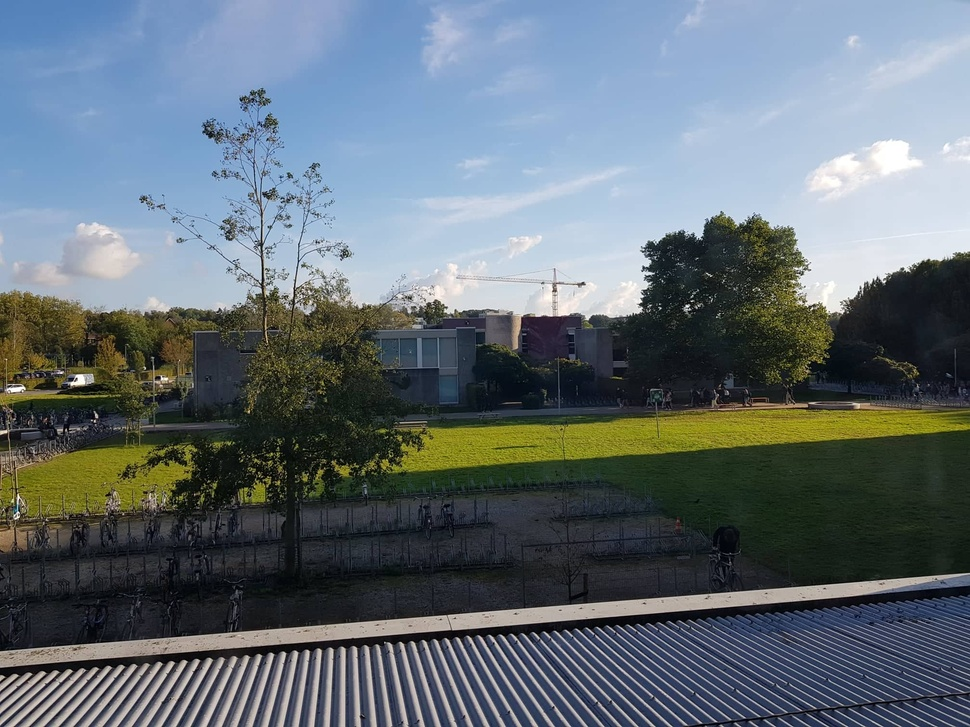
#> input picture Verzameling van de Codes/Code eerste test IS/Campus 2.jpg, 970 x 727 px, shrunk from 2016 x 1512 before the run
$ python 'IS prototype langere versie.py'
#> lines starting #> are read from the running program, lines starting #| are printed output that depends on the picture; after the words box and inside, x2 and y2 are one past the last pixel; in counts of white or black regions, pixels touching at a corner belong together
# Tutorial van https://morioh.com/p/bd1b6fc9d9eb

import cv2
import numpy as np
import matplotlib.pyplot as plt
import imageio
import imutils

# Zet op True om de tussenstappen te zien:
progress = True

# kies de mogelijke algoritmes
feature_extractor = 'orb'  # 4 mogelijke algoritmen om belangrijkste punten te bepalen:  'sift', 'brisk', 'orb' ('surf' gaat niet, is gepatenteerd
feature_matching = 'KNN'  # 2 mogelijke algoritmen om belangrijkste punten te verbinden: 'bf', 'KNN'

# lees de foto's in en zet ze in zwart-wit
# de trainimg zal de foto zijn  die getransformeerd zal worden
trainImg = imageio.imread('Campus 2.jpg')
#> trainImg is the input picture: shape (727, 970, 3); mean R, G, B 100, 111.1, 118.5
trainImg_gray = cv2.cvtColor(trainImg, cv2.COLOR_RGB2GRAY)

queryImg = imageio.imread('Campus 1.jpg')
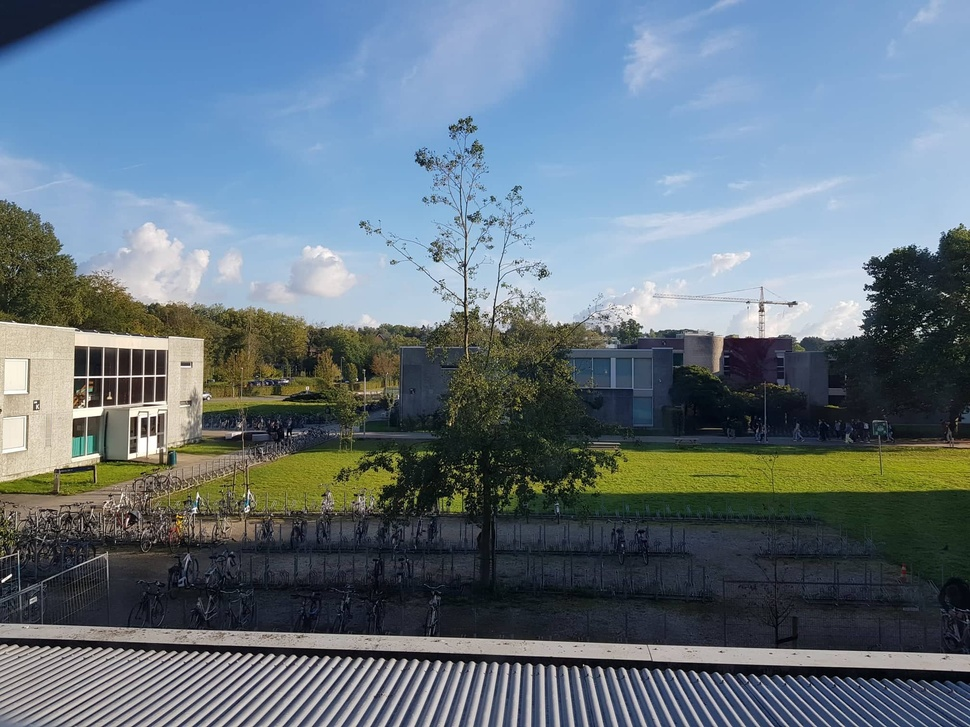
#> input picture Verzameling van de Codes/Code eerste test IS/Campus 1.jpg, 970 x 727 px, shrunk from 2016 x 1512 before the run
#> queryImg is the input picture: shape (727, 970, 3); mean R, G, B 101.8, 117.3, 129.1
# OpenCV gebruikt de kleurcode BGR, zet om naar RGB voor matplotlib
queryImg_gray = cv2.cvtColor(queryImg, cv2.COLOR_RGB2GRAY)
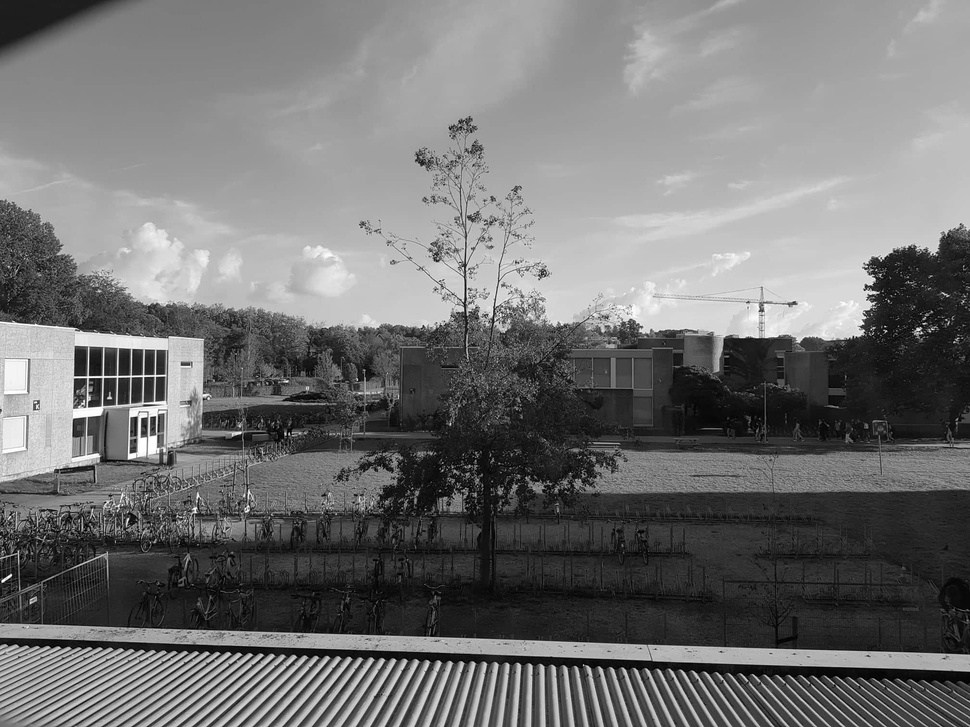
#> queryImg_gray: shape (727, 970); min 0, max 255, mean 114

if progress:
    fig, (ax1, ax2) = plt.subplots(nrows=1, ncols=2, constrained_layout=False, figsize=(16, 9))
    ax1.imshow(queryImg, cmap="gray")
    ax1.set_xlabel("Query Image", fontsize=14)

    ax2.imshow(trainImg, cmap="gray")
    ax2.set_xlabel("Training Image (foto die getransformeerd)", fontsize=14)
    plt.show()
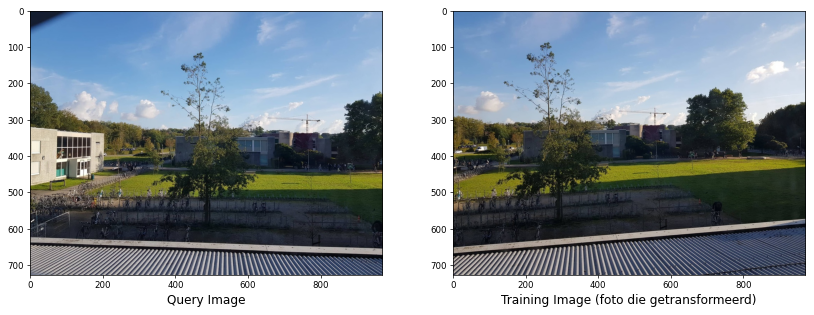
#> figure drawn by matplotlib, 2 panels


def detectAndDescribe(image, method=None):
    """
    Compute key points and feature descriptors using an specific method
    """
#> called with method = 'orb'

    assert method is not None, "You need to define a feature detection method. Values are: 'sift', 'surf', 'orb' of 'brisk' "

    # detect and extract features from the image
    descriptor = None
    if method == 'sift':
        descriptor = cv2.SIFT_create()
    # elif method == 'surf':  # er uit gehaald wegens patent
        # descriptor = cv2.xfeatures2d_SURF_create()
    elif method == 'brisk':
        descriptor = cv2.BRISK_create()
    elif method == 'orb':
        descriptor = cv2.ORB_create()

    # get keypoints and descriptors
    (kps, features) = descriptor.detectAndCompute(image, None)
#> kps = 500 keypoints; strongest (x, y, size): (688, 305, 31), (75, 381, 31), (639, 304, 31), (76, 378, 31)

    return kps, features


kpsA, featuresA = detectAndDescribe(trainImg_gray, method=feature_extractor)
#> kpsA has the same summary as kps in detectAndDescribe
kpsB, featuresB = detectAndDescribe(queryImg_gray, method=feature_extractor)
#> in detectAndDescribe (call 2), `(kps, features) = descriptor.detectAndCompute(image, None)`: kps = 500 keypoints; strongest (x, y, size): (90, 374, 31), (90, 379, 31), (85, 379, 31), (100, 379, 31)
#> kpsB has the same summary as kps in detectAndDescribe

if progress:
    # teken de belangrijkste punten
    fig, (ax1, ax2) = plt.subplots(nrows=1, ncols=2, figsize=(20, 8), constrained_layout=False)
    ax1.imshow(cv2.drawKeypoints(trainImg_gray, kpsA, None, color=(0, 255, 0)))
    ax1.set_xlabel("(a)", fontsize=14)
    ax2.imshow(cv2.drawKeypoints(queryImg_gray, kpsB, None, color=(0, 255, 0)))
    ax2.set_xlabel("(b)", fontsize=14)
    plt.show()
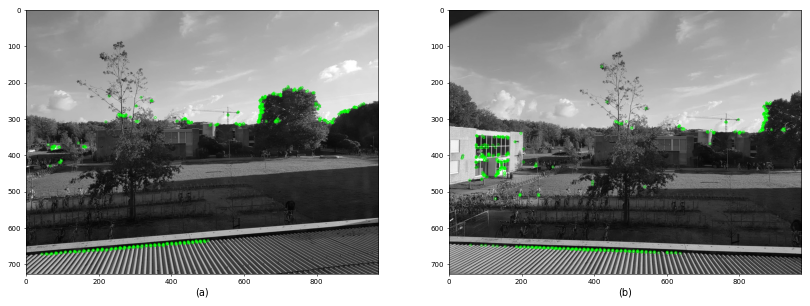
#> figure drawn by matplotlib, 2 panels


def createMatcher(method, crossCheck):
    """Create and return a Matcher Object"""

    if method == 'sift' or method == 'surf':
        bf = cv2.BFMatcher(cv2.NORM_L2, crossCheck=crossCheck)
    elif method == 'orb' or method == 'brisk':
        bf = cv2.BFMatcher(cv2.NORM_HAMMING, crossCheck=crossCheck)
    return bf


def matchKeyPointsBF(featuresA, featuresB, method):
    bf = createMatcher(method, crossCheck=True)

    # Match descriptors.
    best_matches = bf.match(featuresA, featuresB)

    # Sort the features in order of distance.
    # The points with small distance (more similarity) are ordered first in the vector
    rawMatches = sorted(best_matches, key=lambda x: x.distance)
    print("Raw matches (Brute force):", len(rawMatches))
    return rawMatches


def matchKeyPointsKNN(featuresA, featuresB, ratio, method):
#> called with ratio = 0.75, method = 'orb'
    bf = createMatcher(method, crossCheck=False)
    # compute the raw matches and initialize the list of actual matches
    rawMatches = bf.knnMatch(featuresA, featuresB, 2)
#> rawMatches = 500 matches
    print("Raw matches (knn):", len(rawMatches))
#| Raw matches (knn): 500
    matches = []

    # loop over the raw matches
    for m, n in rawMatches:
        # ensure the distance is within a certain ratio of each
        # other (i.e. Lowe's ratio test)
        if m.distance < n.distance * ratio:
            matches.append(m)
#> after the loop, matches = 122 matches
    return matches


print("Gebruikte feature matcher: {}".format(feature_matching))

if progress:
    fig = plt.figure(figsize=(20, 8))

if feature_matching == 'bf':
    matches = matchKeyPointsBF(featuresA, featuresB, method=feature_extractor)
    img3 = cv2.drawMatches(trainImg, kpsA, queryImg, kpsB, matches[:100],
                           None, flags=cv2.DrawMatchesFlags_NOT_DRAW_SINGLE_POINTS)
elif feature_matching == 'KNN':
    matches = matchKeyPointsKNN(featuresA, featuresB, ratio=0.75, method=feature_extractor)
#> matches = 122 matches
    img3 = cv2.drawMatches(trainImg, kpsA, queryImg, kpsB, np.random.choice(matches, 100),
                           None, flags=cv2.DrawMatchesFlags_NOT_DRAW_SINGLE_POINTS)
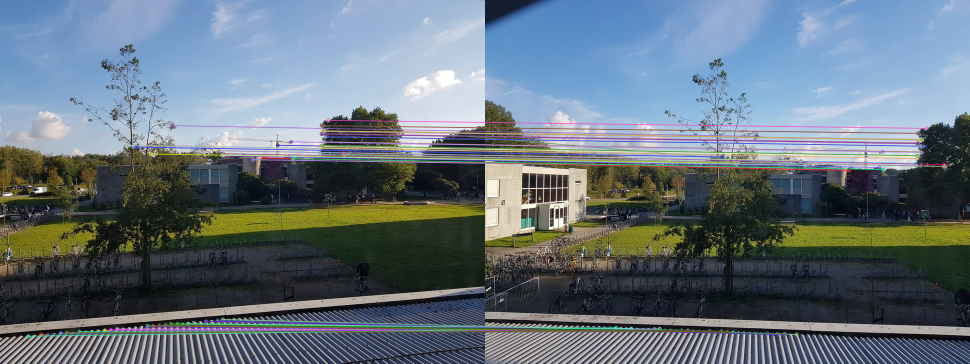
#> img3: shape (727, 1940, 3) (shown at 1/2 size); mean R, G, B 101.6, 114.5, 124.6

if progress:
    plt.imshow(img3)
    plt.show()


def getHomography(kpsA, kpsB, featuresA, featuresB, matches, reprojThresh):
    # convert the keypoints to numpy arrays
#> called with reprojThresh = 4
    kpsA = np.float32([kp.pt for kp in kpsA])
#> kpsA = 500 pairs, first value 43.2 to 928, second value 212 to 672.2
    kpsB = np.float32([kp.pt for kp in kpsB])
#> kpsB = 500 pairs, first value 35 to 921, second value 157.7 to 669.6

    if len(matches) > 4:

        # construct the two sets of points
        ptsA = np.float32([kpsA[m.queryIdx] for m in matches])
#> ptsA = 122 pairs, first value 56.4 to 905.5, second value 240.2 to 672.2
        ptsB = np.float32([kpsB[m.trainIdx] for m in matches])
#> ptsB = 122 pairs, first value 249.6 to 920.4, second value 256.3 to 669.6

        # estimate the homography between the sets of points
        (H, status) = cv2.findHomography(ptsA, ptsB, cv2.RANSAC,
                                         reprojThresh)
#> H = [[0.728, 0.00344, 238.7], [-0.0851, 0.907, 45.87], [-0.000289, 1.4e-05, 1]]; status = 122 values, max 1 at index 1, min 0 at index 0, mean 0.582

        return (matches, H, status)
    else:
        return None


M = getHomography(kpsA, kpsB, featuresA, featuresB, matches, reprojThresh=4)
#> M = 3 matches
if M is None:
    print("Error!")
(matches, H, status) = M

# corrigeer voor panorama effect
width = trainImg.shape[1] + queryImg.shape[1]
#> width = 1940
height = trainImg.shape[0] + queryImg.shape[0]
#> height = 1454

result = cv2.warpPerspective(trainImg, H, (width, height))
result[0:queryImg.shape[0], 0:queryImg.shape[1]] = queryImg

if progress:
    plt.figure(figsize=(20, 10))
    plt.imshow(result)
    plt.axis('off')
    plt.show()

# verander de foto in greyscale
gray = cv2.cvtColor(result, cv2.COLOR_BGR2GRAY)
thresh = cv2.threshold(gray, 0, 255, cv2.THRESH_BINARY)[1]
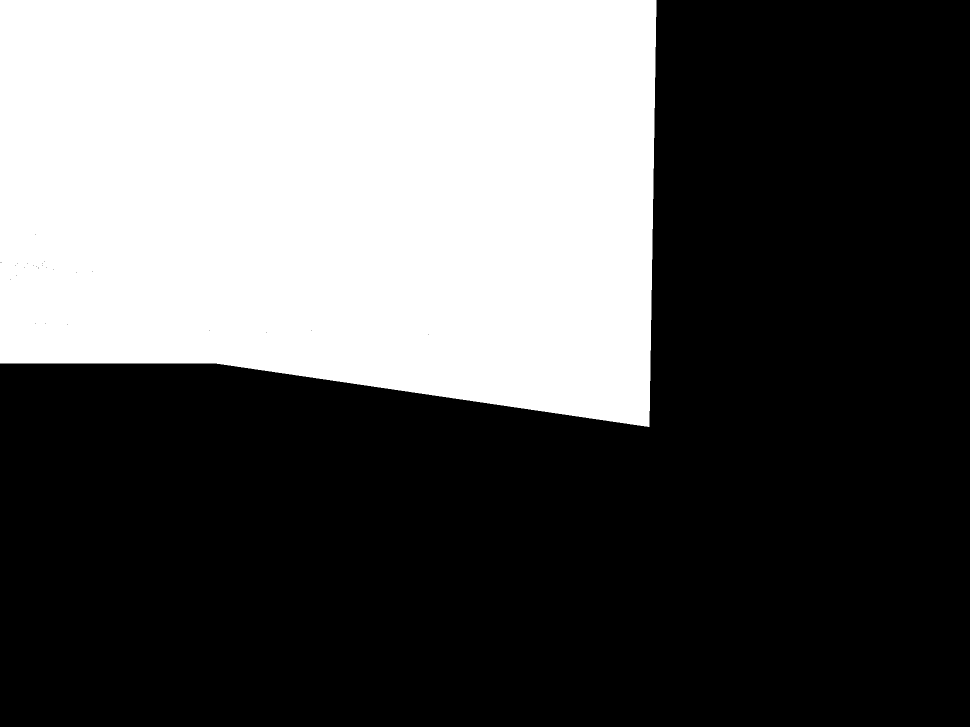
#> thresh: shape (1454, 1940) (shown at 1/2 size); 35.6% white; 1 white region

# vind de randen
cnts = cv2.findContours(thresh.copy(), cv2.RETR_EXTERNAL, cv2.CHAIN_APPROX_SIMPLE)
#> cnts = 1 contour; box (x1, y1, x2, y2) and area: (0, 0, 1313, 854) 1003458
cnts = imutils.grab_contours(cnts)
c = max(cnts, key=cv2.contourArea)
#> c = contour of 286 points, box (x1, y1, x2, y2) (0, 0, 1313, 854), area 1003458

(x, y, w, h) = cv2.boundingRect(c)
#> x = 0; y = 0; w = 1313; h = 854
result = result[y:y + h, x:x + w]
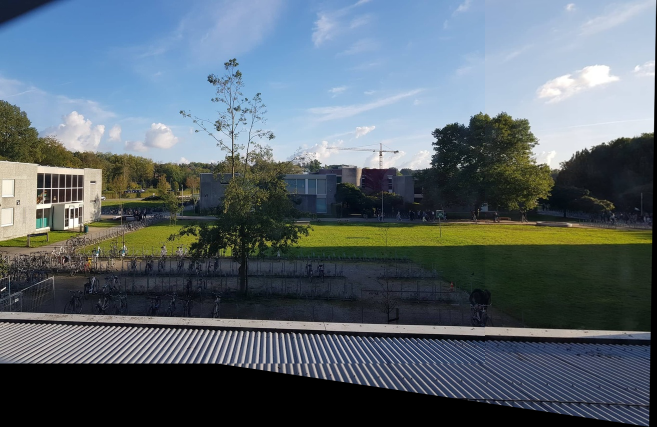
#> result: shape (854, 1313, 3) (shown at 1/2 size); mean R, G, B 90.7, 102.8, 111.1
plt.figure(figsize=(20, 10))
plt.imshow(result)
plt.show()
